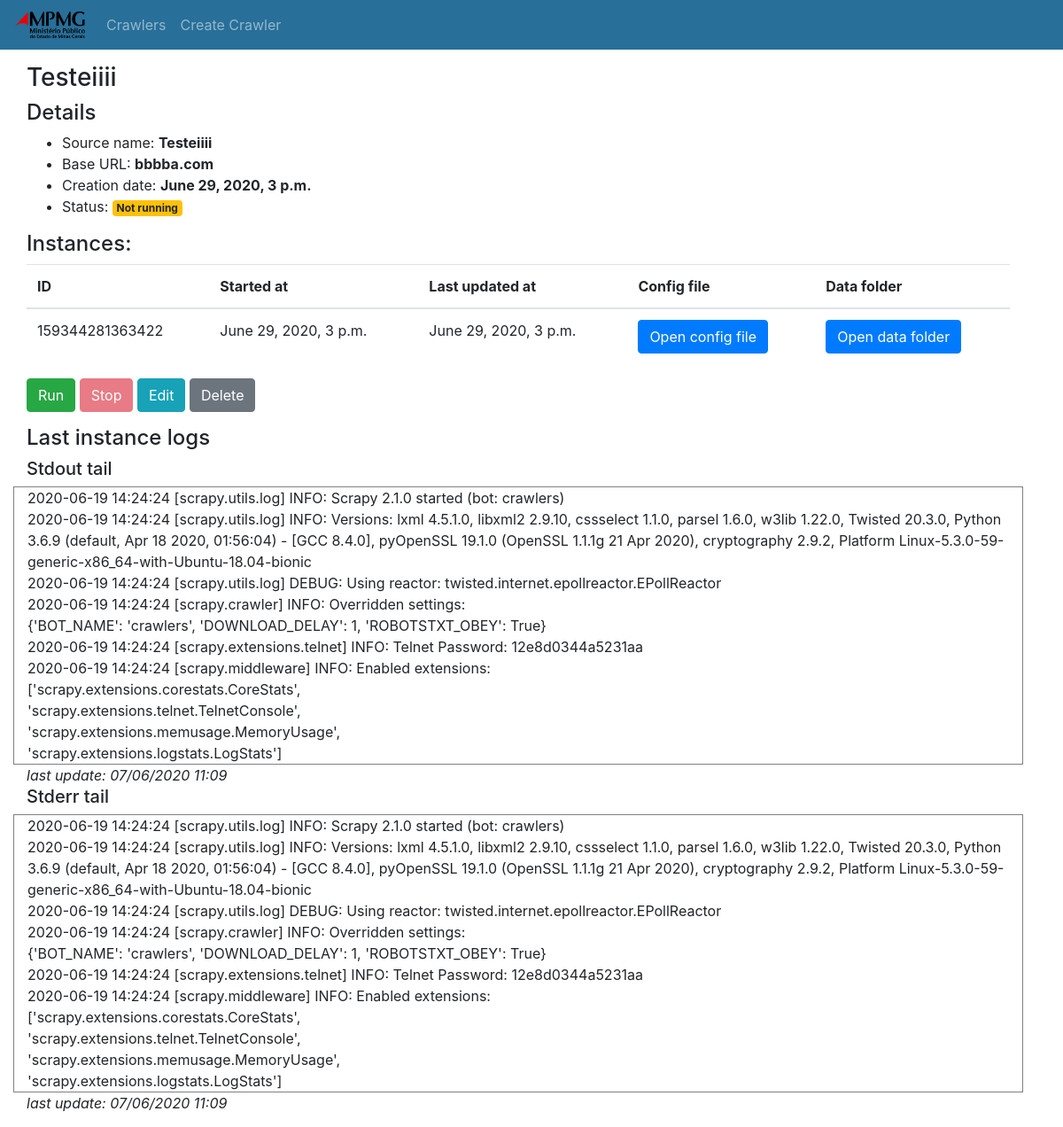
The app's page /detail/30/ with its own data.
### main/models.py (models this page shows, shortened)
class TimeStamped(models.Model):
    creation_date = models.DateTimeField()
    last_modified = models.DateTimeField()
    class Meta:
        abstract = True

class CrawlRequest(TimeStamped):
    running = models.BooleanField(default=False)
    source_name = models.CharField(max_length=200)
    base_url  = models.CharField(max_length=200)
    obey_robots = models.BooleanField(blank=True, null=True)
    antiblock_download_delay = models.IntegerField(blank=True, null=True)
    antiblock_autothrottle_enabled = models.BooleanField(blank=True, null=True)
    antiblock_autothrottle_start_delay = models.IntegerField(blank=True, null=True)
    antiblock_autothrottle_max_delay = models.IntegerField(blank=True, null=True)
    ANTIBLOCK_MASK_TYPE = [
        ('none', 'None'),
        ('ip', 'IP rotation'),
        ('user_agent', 'User-agent rotation'),
        ('cookies', 'Use cookies'),
    ]
    antiblock_mask_type = models.CharField(max_length=15, choices=ANTIBLOCK_MASK_TYPE, blank=True, null=True, default='none')
    IP_TYPE = [
        ('tor', 'Tor'),
        ('proxy', 'Proxy'),
    ]
    antiblock_ip_rotation_type = models.CharField(max_length=15, choices=IP_TYPE, null=True, blank=True)
    antiblock_proxy_list = models.CharField(max_length=2000, blank=True, null=True) # available for Proxy List
    antiblock_max_reqs_per_ip = models.IntegerField(blank=True, null=True)
    antiblock_max_reuse_rounds = models.IntegerField(blank=True, null=True)
    antiblock_reqs_per_user_agent = models.IntegerField(blank=True, null=True)
    antiblock_user_agents_file = models.CharField(max_length=2000, blank=True, null=True)
    antiblock_cookies_file = models.CharField(max_length=2000, blank=True, null=True)
    antiblock_persist_cookies = models.BooleanField(blank=True, null=True)
    CAPTCHA_TYPE = [
        ('none', 'None'),
        ('image', 'Image'),
        ('sound', 'Sound'),
    ]
    captcha = models.CharField(max_length=15, choices=CAPTCHA_TYPE, default='none')
    has_webdriver = models.BooleanField(blank=True, null=True)
    webdriver_path = models.CharField(max_length=1000, blank=True, null=True)
    img_xpath = models.CharField(max_length=100, blank=True, null=True)
    sound_xpath = models.CharField(max_length=100, blank=True, null=True)
    CRAWLER_TYPE = [
        ('static_page', 'Static Page'),
        ('form_page', 'Page with Form'),
        ('single_file', 'Single File'),
        ('bundle_file', 'Bundle File'),
    ]
    crawler_type = models.CharField(max_length=15, choices=CRAWLER_TYPE, default='static_page')
    explore_links = models.BooleanField(blank=True, null=True)
    link_extractor_max_depht = models.IntegerField(blank=True, null=True)
    link_extractor_allow = models.CharField(max_length=1000, blank=True, null=True)
    link_extractor_allow_extensions = models.CharField(blank=True, null=True, max_length=2000)
    TEMPLATED_URL_TYPE = [
        ('none', 'None'),
        ('get', 'GET'),
        ('post', 'POST'),
    ]
    templated_url_type = models.CharField(max_length=15, choices=TEMPLATED_URL_TYPE, default='none')
    formatable_url = models.CharField(max_length=200, blank=True, null=True)
    param = models.CharField(max_length=200, blank=True, null=True)
    post_dictionary = models.CharField(max_length=1000, blank=True, null=True)
    http_status_response = models.CharField(max_length=15, blank=True, null=True)
    invert_http_status = models.BooleanField(blank=True, null=True)
    text_match_response = models.CharField(max_length=2000, blank=True, null=True)
    invert_text_match = models.BooleanField(blank=True, null=True)

class CrawlerInstance(TimeStamped):
    crawler_id = models.ForeignKey(CrawlRequest, on_delete=models.CASCADE)
    instance_id = models.BigIntegerField(primary_key=True)
    running = models.BooleanField()

### main/views.py (the view)
# urls.py: path("detail/<int:id>/", views.detail_crawler, name="detail_crawler"),
def detail_crawler(request, id):
    crawler = CrawlRequest.objects.get(id=id)
    instances = CrawlerInstance.objects.filter(crawler_id=id).order_by("-last_modified")
    context = {
        'crawler': crawler,
        'instances': instances,
        'last_instance': instances[0] if len(instances) else None
    }
    return render(request, 'main/detail_crawler.html', context)

### main/templates/main/detail_crawler.html (shortened to what this page needs)
{% extends 'main/base.html' %}
{% load static %}
{% block content %}
<div class="container" id="body-row" style="margin: 15px">
    <div class="row">
        <div class="col">
            <h3>{{ crawler.source_name }}</h3>
            <h4>Details</h4>
            <ul>
                <li>Source name: <strong>{{ crawler.source_name }}</strong></li>
                <li>Base URL: <strong>{{ crawler.base_url }}</strong></li>
                <li>Creation date: <strong>{{ crawler.creation_date }}</strong></li>
                {% if crawler.running == True %}
                <li>Status: <span class="badge badge-success">Running</span></li>
                {% elif crawler.running == False %}
                <li>Status: <span class="badge badge-warning">Not running</span></li>
                {% endif %}
            </ul>
        </div>
    </div>
    {% if last_instance is not None %}
    <div class="row">
        <div class="col">
            <h4>Instances:</h4>
            <table class="table" id="instances_table">
                <thead>
                    <tr>
                        <th scope="col">ID</th>
                        <th scope="col">Started at</th>
                        <th scope="col">Last updated at</th>
                        <th scope="col">Config file</th>
                        <th scope="col">Data folder</th>
                    </tr>
                </thead>
                <tbody>
                    {% for instance in instances %}
                    <tr>
                        <td>{{instance.instance_id}}</td>
                        <td>{{instance.creation_date}}</td>
                        <td>{{instance.last_modified}}</td>
                        <td><button type="button" class="btn btn-primary">Open config file</button></td>
                        <td><button type="button" class="btn btn-primary">Open data folder</button></td>
                    </tr>
                    {% endfor %}
                </tbody>
            </table>
        </div>
    </div>
    {% else %}
    <div class="row">
        <div class="col">
            <h5>No instance created.</h5>
        </div>
    </div>
    {% endif %}
    <div class="row">
        <div class="col">
            {% if crawler.running == True %}
            <a class="btn btn-success disabled">Run</a>
            <a class="btn btn-danger"
                href="{% url 'stop_crawl' crawler_id=crawler.id instance_id=last_instance.instance_id %}">Stop</a>
            {% elif crawler.running == False %}
            <a class="btn btn-success" href="{% url 'run_crawl' crawler.id %}">Run</a>
            <a class="btn btn-danger disabled">Stop</a>
            {% endif %}
            <a class="btn btn-info" href="{% url 'edit_crawler' crawler.id %}" class="btn btn-primary">Edit</a>
            <a class="btn btn-secondary" href="{% url 'delete_crawler' crawler.id %}">Delete</a>
        </div>
    </div>
    {% if last_instance is not None %}
    <div class="row" style="margin-top: 15px;">
        <div class="col">
            <h4>Last instance logs</h4>
        </div>
    </div>
    <div class="row">
        <div class="col">
            <div class="row"><div class="col"><h5>Stdout tail</h5></div></div>
            <div class="row">
                <div class="col" style="border: 1px solid gray" id="stdout_tail">
                    2020-06-19 14:24:24 [scrapy.utils.log] INFO: Scrapy 2.1.0 started (bot: crawlers) <br>
                    2020-06-19 14:24:24 [scrapy.utils.log] INFO: Versions: lxml 4.5.1.0, libxml2 2.9.10, cssselect 1.1.0, parsel 1.6.0,
                    w3lib 1.22.0, Twisted 20.3.0, Python 3.6.9 (default, Apr 18 2020, 01:56:04) - [GCC 8.4.0], pyOpenSSL 19.1.0 (OpenSSL
                    1.1.1g 21 Apr 2020), cryptography 2.9.2, Platform Linux-5.3.0-59-generic-x86_64-with-Ubuntu-18.04-bionic <br>
                    2020-06-19 14:24:24 [scrapy.utils.log] DEBUG: Using reactor: twisted.internet.epollreactor.EPollReactor <br>
                    2020-06-19 14:24:24 [scrapy.crawler] INFO: Overridden settings: <br>
                    {'BOT_NAME': 'crawlers', 'DOWNLOAD_DELAY': 1, 'ROBOTSTXT_OBEY': True} <br>
                    2020-06-19 14:24:24 [scrapy.extensions.telnet] INFO: Telnet Password: 12e8d0344a5231aa <br>
                    2020-06-19 14:24:24 [scrapy.middleware] INFO: Enabled extensions: <br>
                    ['scrapy.extensions.corestats.CoreStats', <br>
                    'scrapy.extensions.telnet.TelnetConsole', <br>
                    'scrapy.extensions.memusage.MemoryUsage', <br>
                    'scrapy.extensions.logstats.LogStats'] <br>
                </div>
            </div>
            <div class="row"><div class="col"><i id="stdout_tail_update">last update: 07/06/2020 11:09</i></div></div>
        </div>
    </div>
    <div class="row">
        <div class="col">
            <div class="row"><div class="col"><h5>Stderr tail</h5></div></div>
            <div class="row">
                <div class="col" style="border: 1px solid gray" id="stderr_tail">
                    2020-06-19 14:24:24 [scrapy.utils.log] INFO: Scrapy 2.1.0 started (bot: crawlers) <br>
                    2020-06-19 14:24:24 [scrapy.utils.log] INFO: Versions: lxml 4.5.1.0, libxml2 2.9.10, cssselect 1.1.0, parsel 1.6.0,
                    w3lib 1.22.0, Twisted 20.3.0, Python 3.6.9 (default, Apr 18 2020, 01:56:04) - [GCC 8.4.0], pyOpenSSL 19.1.0 (OpenSSL
                    1.1.1g 21 Apr 2020), cryptography 2.9.2, Platform Linux-5.3.0-59-generic-x86_64-with-Ubuntu-18.04-bionic <br>
                    2020-06-19 14:24:24 [scrapy.utils.log] DEBUG: Using reactor: twisted.internet.epollreactor.EPollReactor <br>
                    2020-06-19 14:24:24 [scrapy.crawler] INFO: Overridden settings: <br>
                    {'BOT_NAME': 'crawlers', 'DOWNLOAD_DELAY': 1, 'ROBOTSTXT_OBEY': True} <br>
                    2020-06-19 14:24:24 [scrapy.extensions.telnet] INFO: Telnet Password: 12e8d0344a5231aa <br>
                    2020-06-19 14:24:24 [scrapy.middleware] INFO: Enabled extensions: <br>
                    ['scrapy.extensions.corestats.CoreStats', <br>
                    'scrapy.extensions.telnet.TelnetConsole', <br>
                    'scrapy.extensions.memusage.MemoryUsage', <br>
                    'scrapy.extensions.logstats.LogStats'] <br>
                </div>
            </div>
            <div class="row"><div class="col"><i id="stderr_tail_update">last update: 07/06/2020 11:09</i></div></div>
        </div>
    </div>
    {% endif %}
</div>
{% endblock %}

### main/staticfiles/css/style.css (style rules this page uses)
body { padding-top: 56px; }
#body-row { margin-left:0; margin-right:0; }

### records on screen
CrawlRequest: source_name "Testeiiii", base_url "bbbba.com", creation_date "June 29, 2020, 3 p.m."
CrawlerInstance: instance_id "159344281363422", creation_date "June 29, 2020, 3 p.m.", last_modified "June 29, 2020, 3 p.m."
